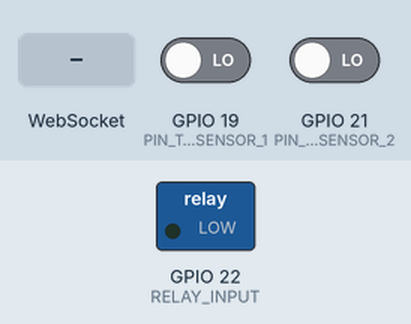
The program below on a simulated ESP32. On the bench: switched loads named in the program (green lamp = pin HIGH). The inputs (shaded band) are chosen by the test bench; at power-on: GPIO 19 (PIN_TO_SENSOR_1) LOW, GPIO 21 (PIN_TO_SENSOR_2) LOW. WiFi joins after 1.5 s; servers stay silent unless stated; storage starts empty; what the program prints to the serial monitor is not drawn.

Above: at 0.0 s.
At 3.2 s:
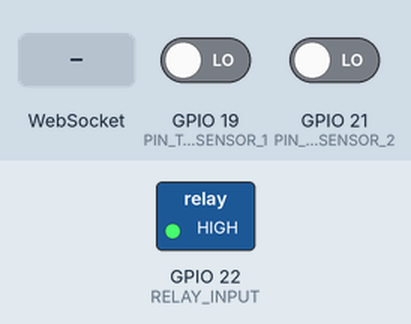
3.3 s: WebSocket text "STATE" received
Timing chart, 0 to 6.3 s (numbered marks = the images above; inputs shaded):
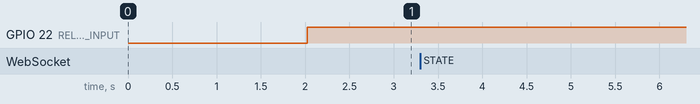

Measured:
- after the input at 3.3 s, every drawn part: stays the same

The program:

main.cpp
```cpp
#include <Arduino.h>
#include <SPIFFS.h>
#include <WiFi.h>
#include <ESPAsyncWebServer.h>

#define PIN_TO_SENSOR_1 19
#define PIN_TO_SENSOR_2 21
#define RELAY_INPUT 22

// WiFi credentials
const char *WIFI_SSID = "bhendi";
const char *WIFI_PASS = "qy3opdib2";

AsyncWebServer server(80);
AsyncWebSocket ws("/ws");

// * variables to store previous and current state of pin
int pinStateCurrent[] = {LOW, LOW};
int pinStatePrevious[] = {LOW, LOW};

// * variable to store status of the fan
// * HIGH for on and LOW for viceversa
int status;
int prevStatus;
int manuallyTurnedOff;
int noOfTries = 0;

// * custom functions written to abstract the logic
void logData()
{
  Serial.printf("noOfTries: %d\n", noOfTries);
}

void remeberingPreviosState()
{
  pinStatePrevious[0] = pinStateCurrent[0];
  pinStatePrevious[1] = pinStateCurrent[1];
}

void readingInput()
{
  pinStateCurrent[0] = digitalRead(PIN_TO_SENSOR_1);
  pinStateCurrent[0] = digitalRead(PIN_TO_SENSOR_2);
}

void turnOn()
{
  noOfTries = 0;
  Serial.println("Humans detected!, Fan is turned ON");
  digitalWrite(RELAY_INPUT, HIGH);
}

void turnOff()
{
  if (manuallyTurnedOff)
  {
    digitalWrite(RELAY_INPUT, LOW);
    return;
  }
  noOfTries++;
  if (noOfTries >= 3)
  {
    Serial.println("No sign of Humans!, Fan is turned OFF");
    digitalWrite(RELAY_INPUT, LOW);
  }
}

int areHumansPresent()
{
  // * pinState change high to low
  if ((pinStatePrevious[0] == HIGH && pinStateCurrent[0] == LOW) || (pinStatePrevious[1] == HIGH && pinStateCurrent[1] == LOW))
  {
    return 0;
  }
  return 1;
}

void notifyClients()
{
  ws.textAll(status ? "true" : "false");
}

// * Functions for handling exchange of data using websocket
// * https://m1cr0lab-esp32.github.io/remote-control-with-websocket/websocket-data-exchange/
void handleWebSocketMessage(void *arg, uint8_t *data, size_t len)
{
  AwsFrameInfo *info = (AwsFrameInfo *)arg;
  if (info->final && info->index == 0 && info->len == len && info->opcode == WS_TEXT)
  {
    data[len] = 0;
    if (strcmp((char *)data, "toggle") == 0)
    {
      status = !status;
      manuallyTurnedOff = !status;
      if (manuallyTurnedOff)
      {
        Serial.println("Fan is manually turned off");
        turnOff();
      }
      else
      {
        turnOn();
      }
      notifyClients();
    }
  }
}

void onEvent(AsyncWebSocket *server,
             AsyncWebSocketClient *client,
             AwsEventType type,
             void *arg,
             uint8_t *data,
             size_t len)
{

  switch (type)
  {
  case WS_EVT_CONNECT:
    Serial.printf("WebSocket client #%u connected from %s\n", client->id(), client->remoteIP().toString().c_str());
    break;
  case WS_EVT_DISCONNECT:
    Serial.printf("WebSocket client #%u disconnected\n", client->id());
    break;
  case WS_EVT_DATA:
    handleWebSocketMessage(arg, data, len);
    break;
  case WS_EVT_PONG:
  case WS_EVT_ERROR:
    break;
  }
}

void initWebSocket()
{
  ws.onEvent(onEvent);
  server.addHandler(&ws);
}

void initSPIFFS()
{
  if (!SPIFFS.begin())
  {
    Serial.println("Cannot mount SPIFFS volume...");
    while (1)
    {
      digitalWrite(LED_BUILTIN, HIGH);
      delay(100);
      digitalWrite(LED_BUILTIN, LOW);
      delay(100);
    }
  }
}

void initWiFi()
{
  WiFi.mode(WIFI_STA);
  WiFi.begin(WIFI_SSID, WIFI_PASS);
  Serial.printf("Trying to connect [%s] ", WiFi.macAddress().c_str());
  while (WiFi.status() != WL_CONNECTED)
  {
    Serial.print(".");
    delay(500);
  }
  Serial.printf(" %s\n", WiFi.localIP().toString().c_str());
}

String processor(const String &var)
{
  return String(var == "STATE" && status ? "on" : "off");
}

void onRootRequest(AsyncWebServerRequest *request)
{
  request->send(SPIFFS, "/index.html", "text/html", false, processor);
}

void initWebServer()
{
  server.on("/", onRootRequest);
  server.serveStatic("/", SPIFFS, "/");
  server.begin();
}

// * setup
void setup()
{

  pinMode(PIN_TO_SENSOR_1, INPUT);
  pinMode(PIN_TO_SENSOR_2, INPUT);
  pinMode(RELAY_INPUT, OUTPUT);

  Serial.begin(115200);
  delay(500);

  initSPIFFS();
  initWiFi();
  initWebServer();
  initWebSocket();
}

// * loop
void loop()
{
  ws.cleanupClients();
  if (manuallyTurnedOff)
  {
  }
  else
  {
    logData();
    remeberingPreviosState();
    readingInput();

    prevStatus = status;
    status = areHumansPresent();
    if (!status)
    {
      turnOff();
      delay(10000);
    }
    else
    {
      if (!prevStatus)
      {
        turnOn();
      }
    }
  }
  delay(5000);
}
```
